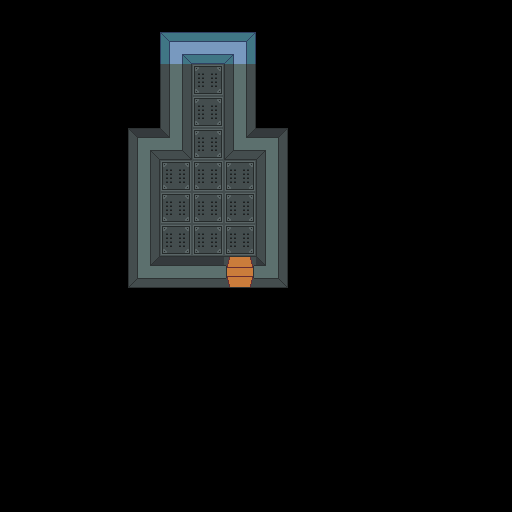

Rendered tile map (Tiled .tmx) drawn with the repository's tilesets; below, a short description and the full map source, tile grids included:
An orthogonal 16x16 tile map with 32x32 px tiles, 1 tile layer (Tile Layer 1), 2 tilesets and 1 object.

<map version="1.8" tiledversion="1.8.4" orientation="orthogonal" renderorder="right-down" width="16" height="16" tilewidth="32" tileheight="32" infinite="0" nextlayerid="3" nextobjectid="2">
 <editorsettings>
  <export target="shuttle01.json" format="json" />
 </editorsettings>
 <tileset firstgid="1" source="../tileset/scifi.tsx" />
 <tileset firstgid="257" source="../tileset/scifi-objects.tsx" />
 <layer id="1" name="Tile Layer 1" width="16" height="16">
  <data encoding="csv">
0,0,0,0,0,0,0,0,0,0,0,0,0,0,0,0,
0,0,0,0,0,2,3,4,0,0,0,0,0,0,0,0,
0,0,0,0,0,21,23,21,0,0,0,0,0,0,0,0,
0,0,0,0,0,21,23,21,0,0,0,0,0,0,0,0,
0,0,0,0,5,39,23,37,7,0,0,0,0,0,0,0,
0,0,0,0,21,23,23,23,21,0,0,0,0,0,0,0,
0,0,0,0,21,23,23,23,21,0,0,0,151,0,0,0,
0,0,0,0,21,23,23,23,21,0,0,0,0,0,0,0,
0,0,0,0,37,6,6,17,39,0,0,0,0,0,0,0,
0,0,0,0,0,0,0,0,0,0,0,0,0,0,0,0,
0,0,0,0,0,0,0,0,0,0,0,0,0,0,0,0,
0,0,0,0,0,0,0,0,0,0,0,0,0,0,0,0,
0,0,0,0,0,0,0,0,0,0,0,0,0,0,0,0,
0,0,0,0,0,0,0,0,0,0,0,0,0,0,0,0,
0,0,0,0,0,0,0,0,0,0,0,0,0,0,0,0,
0,0,0,0,0,0,0,0,0,0,0,0,0,0,0,0
</data>
 </layer>
 <objectgroup id="2" name="Object Layer 1">
  <object id="1" gid="258" x="224" y="96" width="32" height="32" rotation="-90" />
 </objectgroup>
</map>